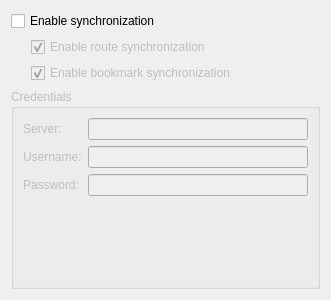
<?xml version="1.0" encoding="UTF-8"?>
<ui version="4.0">
 <class>MarbleCloudSyncSettingsWidget</class>
 <widget class="QWidget" name="MarbleCloudSyncSettingsWidget">
  <property name="geometry">
   <rect>
    <x>0</x>
    <y>0</y>
    <width>331</width>
    <height>300</height>
   </rect>
  </property>
  <property name="windowTitle">
   <string>Form</string>
  </property>
  <layout class="QVBoxLayout" name="verticalLayout">
   <item>
    <widget class="QCheckBox" name="kcfg_enableSync">
     <property name="text">
      <string>Enable synchronization</string>
     </property>
    </widget>
   </item>
   <item>
    <layout class="QHBoxLayout" name="horizontalLayout_2">
     <property name="sizeConstraint">
      <enum>QLayout::SetDefaultConstraint</enum>
     </property>
     <item>
      <spacer name="horizontalSpacer">
       <property name="orientation">
        <enum>Qt::Horizontal</enum>
       </property>
       <property name="sizeType">
        <enum>QSizePolicy::Fixed</enum>
       </property>
       <property name="sizeHint" stdset="0">
        <size>
         <width>20</width>
         <height>10</height>
        </size>
       </property>
      </spacer>
     </item>
     <item>
      <widget class="QCheckBox" name="kcfg_syncRoutes">
       <property name="enabled">
        <bool>false</bool>
       </property>
       <property name="whatsThis">
        <string>Allows you to store routes in owncloud. Each route must be uploaded/downloaded manually.</string>
       </property>
       <property name="text">
        <string>Enable route synchronization</string>
       </property>
       <property name="checked">
        <bool>true</bool>
       </property>
      </widget>
     </item>
    </layout>
   </item>
   <item>
    <layout class="QHBoxLayout" name="horizontalLayout">
     <item>
      <spacer name="horizontalSpacer_2">
       <property name="orientation">
        <enum>Qt::Horizontal</enum>
       </property>
       <property name="sizeType">
        <enum>QSizePolicy::Fixed</enum>
       </property>
       <property name="sizeHint" stdset="0">
        <size>
         <width>20</width>
         <height>10</height>
        </size>
       </property>
      </spacer>
     </item>
     <item>
      <widget class="QCheckBox" name="kcfg_syncBookmarks">
       <property name="enabled">
        <bool>false</bool>
       </property>
       <property name="whatsThis">
        <string>Automatically sync all bookmarks to the server.</string>
       </property>
       <property name="text">
        <string>Enable bookmark synchronization</string>
       </property>
       <property name="checked">
        <bool>true</bool>
       </property>
      </widget>
     </item>
    </layout>
   </item>
   <item>
    <widget class="QGroupBox" name="groupBox">
     <property name="enabled">
      <bool>false</bool>
     </property>
     <property name="sizePolicy">
      <sizepolicy hsizetype="MinimumExpanding" vsizetype="MinimumExpanding">
       <horstretch>0</horstretch>
       <verstretch>0</verstretch>
      </sizepolicy>
     </property>
     <property name="title">
      <string>Credentials</string>
     </property>
     <layout class="QFormLayout" name="formLayout">
      <item row="0" column="0">
       <widget class="QLabel" name="labelServer">
        <property name="text">
         <string>Server:</string>
        </property>
       </widget>
      </item>
      <item row="0" column="1">
       <widget class="QLineEdit" name="kcfg_owncloudServer">
        <property name="whatsThis">
         <string>Remote server URL, e.g. myserver.com/owncloud</string>
        </property>
       </widget>
      </item>
      <item row="1" column="0">
       <widget class="QLabel" name="labelUsername">
        <property name="text">
         <string>Username:</string>
        </property>
       </widget>
      </item>
      <item row="1" column="1">
       <widget class="QLineEdit" name="kcfg_owncloudUsername">
        <property name="whatsThis">
         <string/>
        </property>
       </widget>
      </item>
      <item row="2" column="0">
       <widget class="QLabel" name="labelPassword">
        <property name="text">
         <string>Password:</string>
        </property>
       </widget>
      </item>
      <item row="2" column="1">
       <widget class="QLineEdit" name="kcfg_owncloudPassword"/>
      </item>
     </layout>
    </widget>
   </item>
  </layout>
 </widget>
 <resources/>
 <connections>
  <connection>
   <sender>kcfg_enableSync</sender>
   <signal>toggled(bool)</signal>
   <receiver>groupBox</receiver>
   <slot>setEnabled(bool)</slot>
   <hints>
    <hint type="sourcelabel">
     <x>199</x>
     <y>14</y>
    </hint>
    <hint type="destinationlabel">
     <x>165</x>
     <y>189</y>
    </hint>
   </hints>
  </connection>
  <connection>
   <sender>kcfg_enableSync</sender>
   <signal>toggled(bool)</signal>
   <receiver>kcfg_syncRoutes</receiver>
   <slot>setEnabled(bool)</slot>
   <hints>
    <hint type="sourcelabel">
     <x>165</x>
     <y>14</y>
    </hint>
    <hint type="destinationlabel">
     <x>177</x>
     <y>40</y>
    </hint>
   </hints>
  </connection>
  <connection>
   <sender>kcfg_enableSync</sender>
   <signal>toggled(bool)</signal>
   <receiver>kcfg_syncBookmarks</receiver>
   <slot>setEnabled(bool)</slot>
   <hints>
    <hint type="sourcelabel">
     <x>165</x>
     <y>14</y>
    </hint>
    <hint type="destinationlabel">
     <x>177</x>
     <y>67</y>
    </hint>
   </hints>
  </connection>
 </connections>
</ui>
